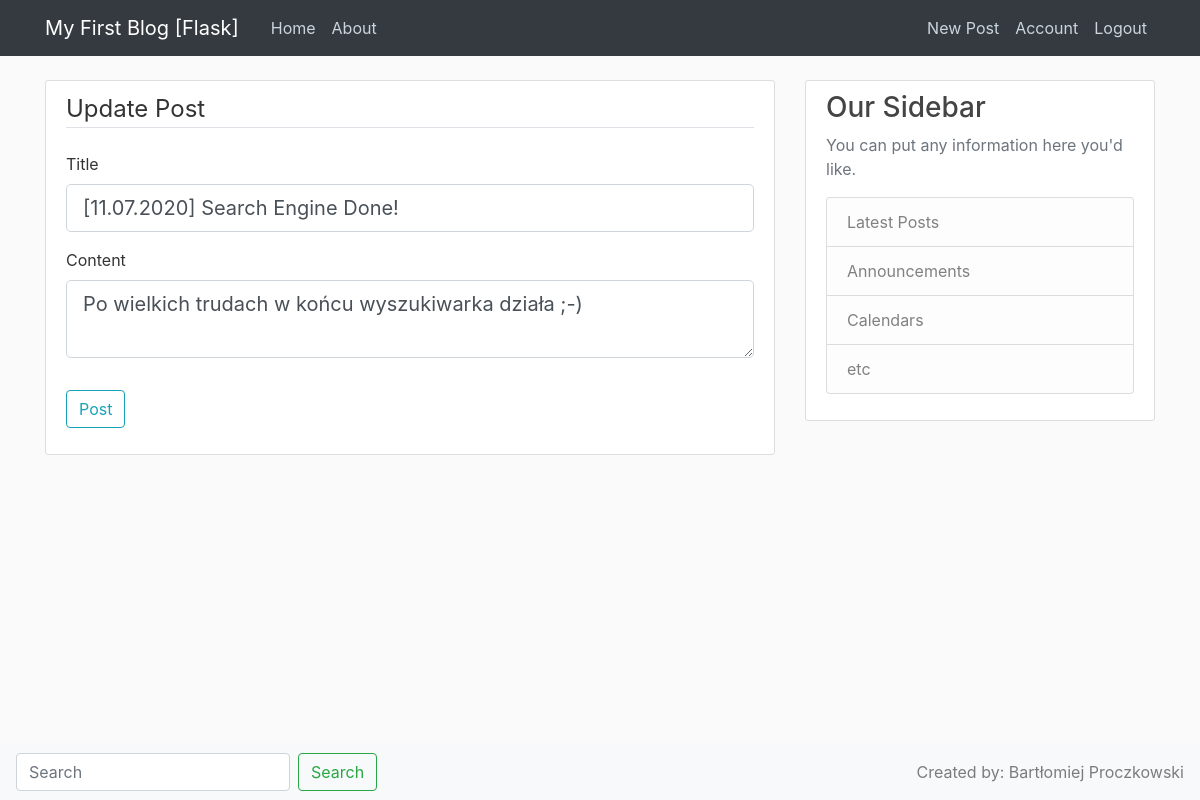
The app's page /post/3/update (signed in) with its own data.
### flaskblog/models.py (models this page shows, shortened)
class Post(db.Model):
    __searchable__ = ['title', 'content']
    id = db.Column(db.Integer, primary_key=True)
    title = db.Column(db.String(100), nullable=False)
    date_posted = db.Column(db.DateTime, nullable=False, default=datetime.utcnow)
    content = db.Column(db.Text, nullable=False)
    user_id = db.Column(db.Integer, db.ForeignKey('user.id'), nullable=False)

### flaskblog/routes.py (the view)
@app.route('/post/<int:post_id>/update', methods=['GET', 'POST'])
@login_required
def update_post(post_id):
    post = Post.query.get_or_404(post_id)
    if post.author != current_user:
        abort(403)
    form = PostForm()
    if form.validate_on_submit():
        post.title = form.title.data
        post.content = form.content.data
        db.session.commit()
        flash('Your post has been updated!', 'success')
        return redirect(url_for('post', post_id=post.id))
    elif request.method == 'GET':
        form.title.data = post.title
        form.content.data = post.content
    return render_template('create_post.html', title='Update Post', form=form, legend='Update Post')

### flaskblog/forms.py
class PostForm(FlaskForm):
    title = StringField('Title', validators=[DataRequired()])
    content = TextAreaField('Content', validators=[DataRequired()])
    submit = SubmitField('Post')

### flaskblog/models.py (called while the page is built)
@login_manager.user_loader
def load_user(user_id):
    return User.query.get(int(user_id))

### flaskblog/templates/create_post.html (shortened to what this page needs)
{% extends "layout.html" %}
{% block content %}
<div class="content-section">
        <form method="POST" action="">
            <fieldset class="form-group">
                <legend class="border-bottom mb-4">{{ legend }}</legend>
                <div class="form-group">
                    {{ form.title.label(class="form-control-label") }}
                    {% if form.title.errors %}
                        {{ form.title(class="form-control form-control-lg is-invalid") }}
                        <div class="invalid-feedback">
                            {% for error in form.title.errors %}
                                <span>{{ error }}</span>
                            {% endfor %}
                        </div>
                    {% else %}
                        {{ form.title(class="form-control form-control-lg") }}
                    {% endif %}
                </div>
                <div class="form-group">
                    {{ form.content.label(class="form-control-label") }}
                    {% if form.content.errors %}
                        {{ form.content(class="form-control form-control-lg is-invalid") }}
                        <div class="invalid-feedback">
                            {% for error in form.content.errors %}
                                <span>{{ error }}</span>
                            {% endfor %}
                        </div>
                    {% else %}
                        {{ form.content(class="form-control form-control-lg") }}
                    {% endif %}
                </div>
            </fieldset>
            <div class="form-group">
                {{ form.submit(class="btn btn-outline-info") }}
            </div>
        </form>
    </div>
{% endblock content %}

### flaskblog/static/main.css (style rules this page uses)
body { background: #fafafa; color: #333333; margin-top: 5rem; }
.content-section { background: #ffffff; padding: 10px 20px; border: 1px solid #dddddd; border-radius: 3px; margin-bottom: 20px; }

### records on screen
Post: title "[11.07.2020] Search Engine Done!", content "Po wielkich trudach w końcu wyszukiwarka działa ;-)"

### other values on screen
{{ legend }} "Update Post"
